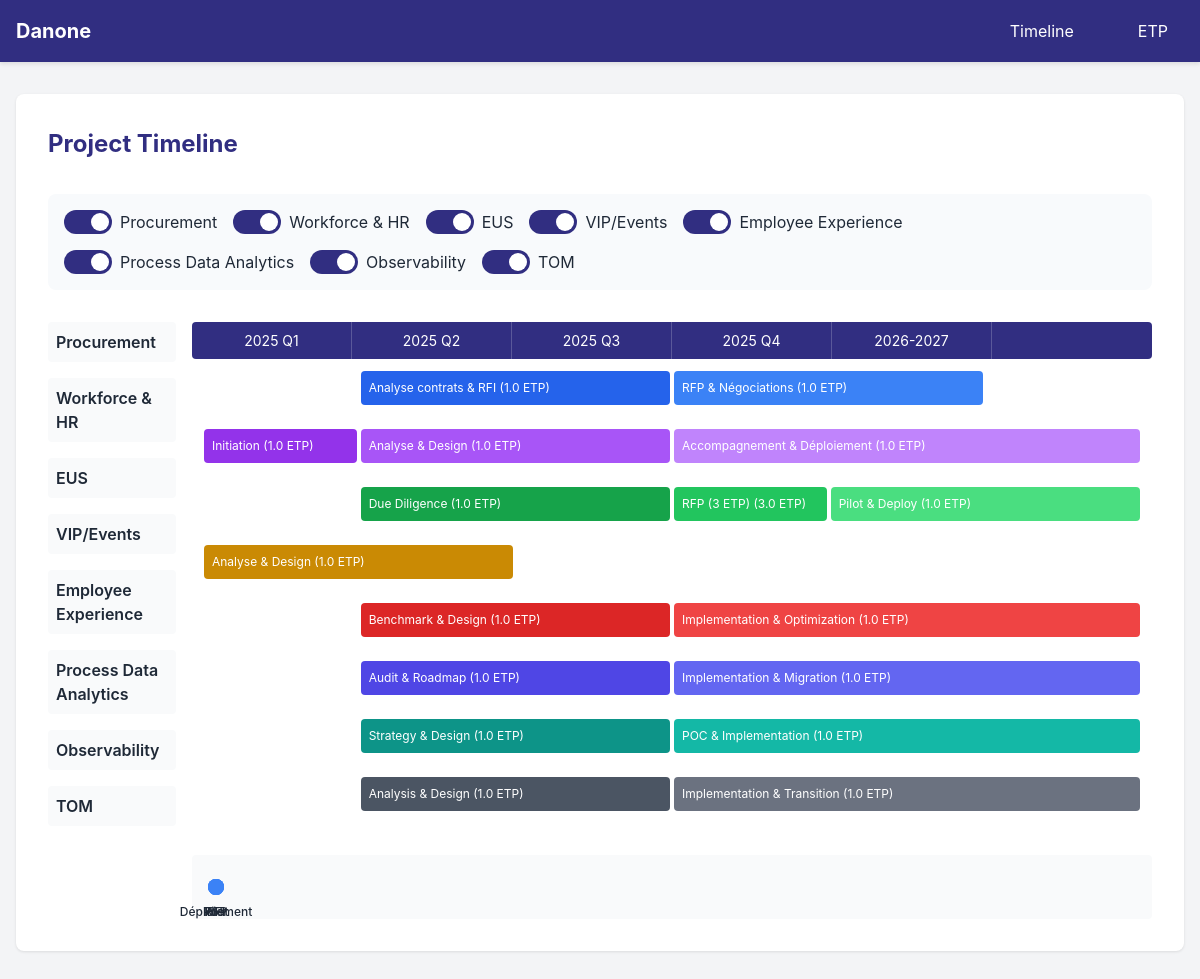
Before: /project/timeline with the older database file.
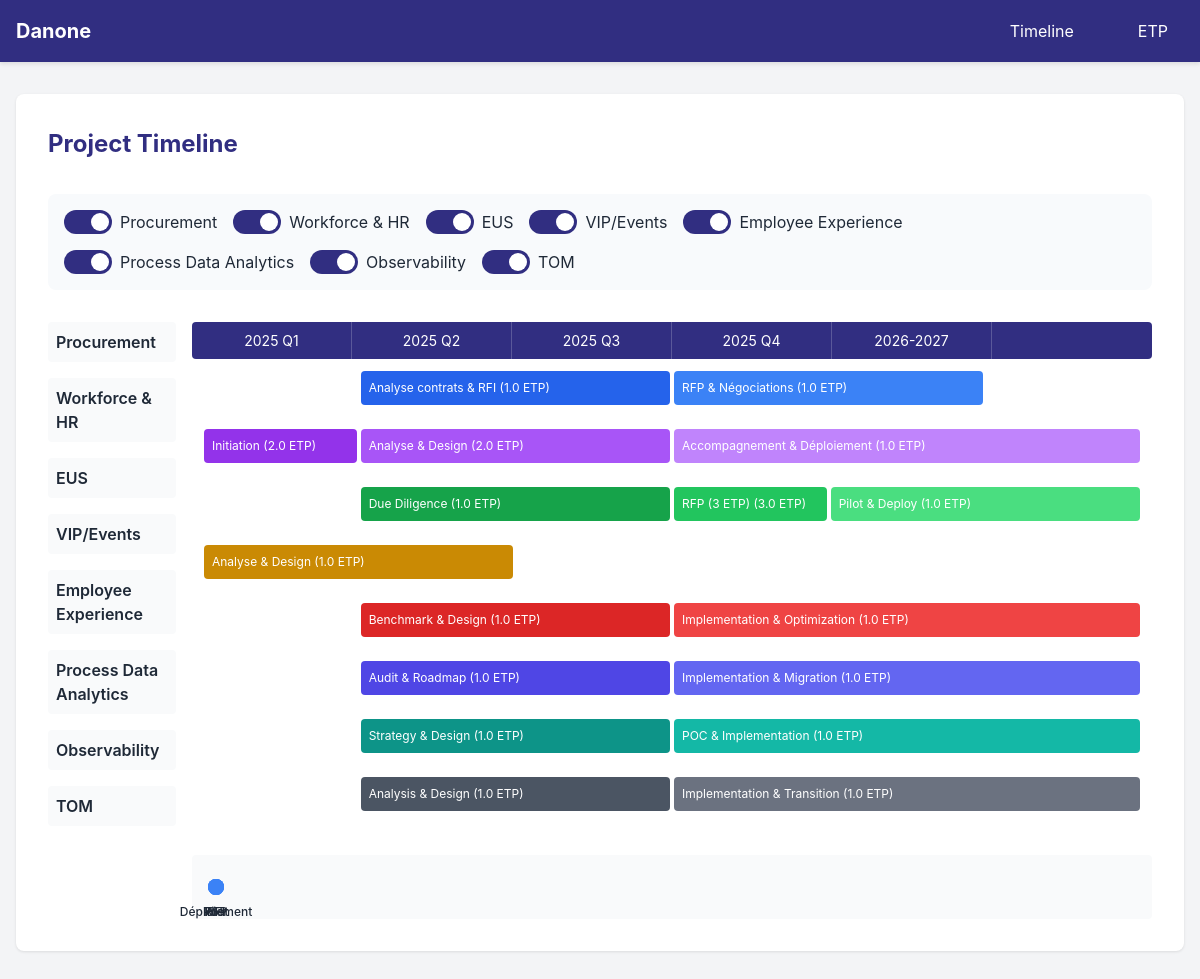
After: the same page with the newer database file.
### app/models/etp_entry.py (models this page shows)
class EtpEntry(db.Model):
    __tablename__ = 'etp_entries'
    id = db.Column(db.Integer, primary_key=True)
    project_name = db.Column(db.String(100), nullable=False)
    period = db.Column(db.String(20), nullable=False)
    etp_value = db.Column(db.Float, nullable=False)
    updated_at = db.Column(db.DateTime, default=datetime.utcnow)
    __table_args__ = (
        db.UniqueConstraint('project_name', 'period', name='uix_project_period'),
    )

### app/routes/project.py (the view)
@bp.route('/timeline')
def timeline():
    projects = ProjectService.get_all_projects()
    return render_template('project/timeline.html',
                         projects=[p.to_dict() for p in projects],
                         periods=TimeConstants.PERIODS_DISPLAY,
                         milestones=TimeConstants.MILESTONES)

### app/models/project.py (called while the page is built)
    def to_dict(self):
        return {
            'name': self.name,
            'tasks': [task.to_dict() for task in self.tasks]
        }

### app/models/task.py (called while the page is built)
    def __post_init__(self):
        if self.etp is None:
            self.etp = self._extract_etp_from_text()

    def _extract_etp_from_text(self) -> float:
        etp_pattern = r'\((\d*\.?\d+)\s*ETP\)'
        match = re.search(etp_pattern, self.text)
        if match:
            try:
                return float(match.group(1))
            except (ValueError, IndexError):
                return 0.0
        return 0.0

    def to_dict(self):
        return {
            'start': self.start,
            'width': self.width,
            'color': self.color,
            'text': self.text,
            'etp': self.etp
        }

### app/services/etp_service.py (called while the page is built)
    @staticmethod
    def get_stored_etp(project_name: str, period: str) -> float:
        entry = EtpEntry.query.filter_by(
            project_name=project_name,
            period=period
        ).first()
        return entry.etp_value if entry else None

    @staticmethod
    def get_period_for_task(task_start: int) -> str:
        period_num = (task_start + 1) // 2
        return TimeConstants.PERIODS_MAPPING.get(period_num)

    @staticmethod
    def get_task_etp(project_name: str, task_start: int, default_etp: float) -> float:
        period = EtpService.get_period_for_task(task_start)
        if not period:
            return default_etp
        stored_etp = EtpService.get_stored_etp(project_name, period)
        return stored_etp if stored_etp is not None else default_etp

### app/templates/project/timeline.html (shortened to what this page needs)
{% extends "base.html" %}
{% block extra_css %}
<link rel="stylesheet" href="{{ url_for('static', filename='css/timeline.css') }}">
{% endblock %}
{% block content %}
<div class="timeline-container">
    <h1 class="page-title">Project Timeline</h1>
    <div class="timeline-grid">
        <div class="project-names">
            {% for project in projects %}
            <div class="project-name">{{ project.name }}</div>
            {% endfor %}
        </div>
        <div class="timeline-main">
            <div class="periods-grid">
                {% for period in periods %}
                <div class="period">{{ period }}</div>
                {% endfor %}
            </div>
            <div class="timeline-content">
                {% for project in projects %}
                <div class="project-row">
                    <div class="project-tasks">
                        {% for task in project.tasks %}
                        <div class="task bg-{{ task.color }}"
                             style="grid-column: {{ task.start }} / span {{ task.width }};"
                             data-task-info="{{ task.text }}">
                            {{ task.text }}
                        </div>
                        {% endfor %}
                    </div>
                </div>
                {% endfor %}
            </div>
            <div class="milestones">
                <div class="milestone-container">
                    {% for milestone in milestones %}
                    <div class="milestone {{ milestone.position }}">
                        <div class="milestone-dot"></div>
                        <div class="milestone-text">{{ milestone.text }}</div>
                    </div>
                    {% endfor %}
                </div>
            </div>
        </div>
    </div>
</div>
{% endblock %}

### app/templates/base.html (shortened to what this page needs)
<!DOCTYPE html>
<html lang="fr">
<head>
    <link rel="stylesheet" href="{{ url_for('static', filename='css/normalize.css') }}">
    <link rel="stylesheet" href="{{ url_for('static', filename='css/base.css') }}">
    <link rel="stylesheet" href="{{ url_for('static', filename='css/etp_table.css') }}">
    <link rel="stylesheet" href="{{ url_for('static', filename='css/timeline.css') }}">
    {% block extra_css %}{% endblock %}
</head>
<body>
    <nav class="main-nav">
        <div class="nav-content">
            <a href="{{ url_for('main.index') }}" class="logo">Danone</a>
            <ul class="nav-links">
                <li><a href="{{ url_for('project.timeline') }}">Timeline</a></li>
                <li><a href="{{ url_for('project.etp_table') }}">ETP</a></li>
            </ul>
        </div>
    </nav>
    <main class="main-content">
        {% block content %}{% endblock %}
    </main>
</body>
</html>

### app/static/css/base.css (style rules this page uses)
:root { --primary-color: #312e81; --secondary-color: #3b82f6; --background-color: #f3f4f6; --text-color: #1f2937; --border-color: #e5e7eb; }
body { font-family: -apple-system, BlinkMacSystemFont, "Segoe UI", Roboto, Oxygen-Sans, Ubuntu, Cantarell, "Helvetica Neue", sans-serif; background-color: var(--background-color); color: var(--text-color); }
.main-nav { background-color: var(--primary-color); padding: 1rem; box-shadow: 0 2px 4px rgba(0, 0, 0, 0.1); }
.nav-content { max-width: 1200px; margin: 0 auto; display: flex; justify-content: space-between; align-items: center; }
.logo { color: white; text-decoration: none; font-weight: bold; font-size: 1.25rem; }
.nav-links { list-style: none; display: flex; gap: 2rem; }
.nav-links a { color: white; text-decoration: none; padding: 0.5rem 1rem; border-radius: 0.25rem; transition: background-color 0.3s; }
.main-content { max-width: 1200px; margin: 2rem auto; padding: 0 1rem; }
.page-title { font-size: 1.5rem; font-weight: bold; margin-bottom: 2rem; color: var(--primary-color); }

### app/static/css/timeline.css (style rules this page uses)
.timeline-container { background-color: white; border-radius: 0.5rem; padding: 2rem; box-shadow: 0 1px 3px rgba(0, 0, 0, 0.1); }
.timeline-grid { display: grid; grid-template-columns: 8rem 1fr; gap: 1rem; }
.periods-grid { display: grid; grid-template-columns: repeat(6, 1fr); background-color: var(--primary-color); color: white; border-radius: 0.25rem; overflow: hidden; position: sticky; top: 0; z-index: 10; }
.period { padding: 0.5rem; text-align: center; border-right: 1px solid rgba(255, 255, 255, 0.2); font-size: 0.875rem; }
.project-row { display: grid; padding: 0.5rem; transition: all 0.3s ease; }
.project-tasks { display: grid; grid-template-columns: repeat(6, 1fr); gap: 0.25rem; padding: 0.25rem; }
.project-names { display: flex; flex-direction: column; gap: 1rem; }
.project-name { font-weight: 600; padding: 0.5rem; background-color: #f9fafb; border-radius: 0.25rem; transition: all 0.3s ease; }
.task { padding: 0.5rem; border-radius: 0.25rem; font-size: 0.75rem; color: white; cursor: pointer; transition: transform 0.2s, box-shadow 0.2s; white-space: nowrap; overflow: hidden; text-overflow: ellipsis; }
.milestones { margin-top: 2rem; }
.milestone-container { position: relative; height: 4rem; background-color: #f9fafb; border-radius: 0.25rem; padding: 1rem; }
.milestone { position: absolute; top: 50%; transform: translateY(-50%); }
.milestone-dot { width: 1rem; height: 1rem; background-color: var(--secondary-color); border-radius: 50%; margin: 0 auto; }
.milestone-text { position: absolute; width: max-content; left: 50%; transform: translateX(-50%); margin-top: 0.5rem; font-size: 0.75rem; font-weight: 500; }
.bg-blue-600 { background-color: #2563eb; }
.bg-blue-500 { background-color: #3b82f6; }
.bg-purple-600 { background-color: #9333ea; }
.bg-purple-500 { background-color: #a855f7; }
.bg-purple-400 { background-color: #c084fc; }
.bg-green-600 { background-color: #16a34a; }
.bg-green-500 { background-color: #22c55e; }
.bg-green-400 { background-color: #4ade80; }
.bg-yellow-600 { background-color: #ca8a04; }
.bg-red-600 { background-color: #dc2626; }
.bg-red-500 { background-color: #ef4444; }
.bg-indigo-600 { background-color: #4f46e5; }
.bg-indigo-500 { background-color: #6366f1; }
.bg-teal-600 { background-color: #0d9488; }
.bg-teal-500 { background-color: #14b8a6; }
.bg-gray-600 { background-color: #4b5563; }
.bg-gray-500 { background-color: #6b7280; }

Changed rows visible on the page:
added EtpEntry: text "Initiation (2.0 ETP)", text "Analyse & Design (2.0 ETP)"
Other visible differences:
list line gone: "Initiation (1.0 ETP) Analyse & Design (1.0 ETP)"
